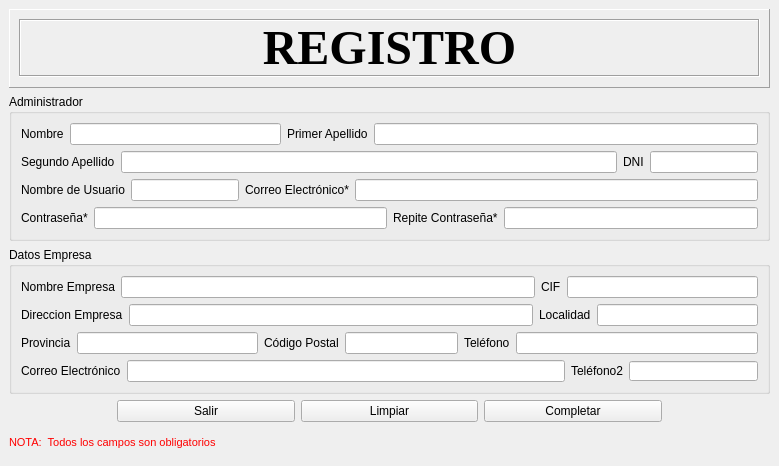
<?xml version="1.0" encoding="UTF-8"?>
<ui version="4.0">
 <class>WindowNuevaEmpresa</class>
 <widget class="QMainWindow" name="WindowNuevaEmpresa">
  <property name="windowModality">
   <enum>Qt::WindowModal</enum>
  </property>
  <property name="geometry">
   <rect>
    <x>0</x>
    <y>0</y>
    <width>779</width>
    <height>466</height>
   </rect>
  </property>
  <property name="sizePolicy">
   <sizepolicy hsizetype="Fixed" vsizetype="Fixed">
    <horstretch>0</horstretch>
    <verstretch>0</verstretch>
   </sizepolicy>
  </property>
  <property name="minimumSize">
   <size>
    <width>779</width>
    <height>466</height>
   </size>
  </property>
  <property name="maximumSize">
   <size>
    <width>779</width>
    <height>466</height>
   </size>
  </property>
  <property name="windowTitle">
   <string>MainWindow</string>
  </property>
  <property name="windowIcon">
   <iconset>
    <normaloff>:/coffee.ico</normaloff>:/coffee.ico</iconset>
  </property>
  <widget class="QWidget" name="centralwidget">
   <layout class="QGridLayout" name="gridLayout_5">
    <item row="1" column="0">
     <widget class="QLabel" name="label_8">
      <property name="text">
       <string>&lt;!DOCTYPE HTML PUBLIC &quot;-//W3C//DTD HTML 4.0//EN&quot; &quot;http://www.w3.org/TR/REC-html40/strict.dtd&quot;&gt;
&lt;html&gt;&lt;head&gt;&lt;meta name=&quot;qrichtext&quot; content=&quot;1&quot; /&gt;&lt;style type=&quot;text/css&quot;&gt;
p, li { white-space: pre-wrap; }
&lt;/style&gt;&lt;/head&gt;&lt;body style=&quot; font-family:'MS Shell Dlg 2'; font-size:8.25pt; font-weight:400; font-style:normal;&quot;&gt;
&lt;p style=&quot; margin-top:0px; margin-bottom:0px; margin-left:0px; margin-right:0px; -qt-block-indent:0; text-indent:0px;&quot;&gt;&lt;span style=&quot; font-size:8pt; color:#ff0000;&quot;&gt;NOTA:  Todos los campos son obligatorios&lt;/span&gt;&lt;/p&gt;&lt;/body&gt;&lt;/html&gt;</string>
      </property>
     </widget>
    </item>
    <item row="0" column="0">
     <layout class="QVBoxLayout" name="verticalLayout_3">
      <item>
       <layout class="QVBoxLayout" name="verticalLayout">
        <item>
         <widget class="QFrame" name="frame_2">
          <property name="sizePolicy">
           <sizepolicy hsizetype="Preferred" vsizetype="Fixed">
            <horstretch>0</horstretch>
            <verstretch>0</verstretch>
           </sizepolicy>
          </property>
          <property name="minimumSize">
           <size>
            <width>451</width>
            <height>79</height>
           </size>
          </property>
          <property name="frameShape">
           <enum>QFrame::Panel</enum>
          </property>
          <property name="frameShadow">
           <enum>QFrame::Raised</enum>
          </property>
          <layout class="QVBoxLayout" name="verticalLayout_2">
           <item>
            <widget class="QLabel" name="labelPrincipal">
             <property name="sizePolicy">
              <sizepolicy hsizetype="Preferred" vsizetype="Fixed">
               <horstretch>0</horstretch>
               <verstretch>0</verstretch>
              </sizepolicy>
             </property>
             <property name="font">
              <font>
               <family>Georgia</family>
               <pointsize>36</pointsize>
               <weight>75</weight>
               <italic>false</italic>
               <bold>true</bold>
              </font>
             </property>
             <property name="acceptDrops">
              <bool>false</bool>
             </property>
             <property name="frameShape">
              <enum>QFrame::Box</enum>
             </property>
             <property name="frameShadow">
              <enum>QFrame::Sunken</enum>
             </property>
             <property name="text">
              <string>REGISTRO</string>
             </property>
             <property name="alignment">
              <set>Qt::AlignCenter</set>
             </property>
            </widget>
           </item>
          </layout>
         </widget>
        </item>
        <item>
         <widget class="QGroupBox" name="groupBox">
          <property name="title">
           <string>Administrador</string>
          </property>
          <layout class="QGridLayout" name="gridLayout">
           <item row="0" column="0">
            <layout class="QHBoxLayout" name="horizontalLayout_7">
             <item>
              <widget class="QLabel" name="lbNombre">
               <property name="sizePolicy">
                <sizepolicy hsizetype="Fixed" vsizetype="Preferred">
                 <horstretch>0</horstretch>
                 <verstretch>0</verstretch>
                </sizepolicy>
               </property>
               <property name="text">
                <string>Nombre</string>
               </property>
              </widget>
             </item>
             <item>
              <widget class="QLineEdit" name="leNombre">
               <property name="sizePolicy">
                <sizepolicy hsizetype="Fixed" vsizetype="Fixed">
                 <horstretch>0</horstretch>
                 <verstretch>0</verstretch>
                </sizepolicy>
               </property>
               <property name="minimumSize">
                <size>
                 <width>211</width>
                 <height>0</height>
                </size>
               </property>
               <property name="maxLength">
                <number>50</number>
               </property>
              </widget>
             </item>
             <item>
              <widget class="QLabel" name="lbApellido1">
               <property name="text">
                <string>Primer Apellido</string>
               </property>
              </widget>
             </item>
             <item>
              <widget class="QLineEdit" name="leApellido1">
               <property name="sizePolicy">
                <sizepolicy hsizetype="Expanding" vsizetype="Maximum">
                 <horstretch>0</horstretch>
                 <verstretch>0</verstretch>
                </sizepolicy>
               </property>
               <property name="maxLength">
                <number>50</number>
               </property>
              </widget>
             </item>
            </layout>
           </item>
           <item row="1" column="0">
            <layout class="QHBoxLayout" name="horizontalLayout_8">
             <item>
              <widget class="QLabel" name="lbApellido2">
               <property name="text">
                <string>Segundo Apellido</string>
               </property>
              </widget>
             </item>
             <item>
              <widget class="QLineEdit" name="leApellido2">
               <property name="sizePolicy">
                <sizepolicy hsizetype="Expanding" vsizetype="Preferred">
                 <horstretch>0</horstretch>
                 <verstretch>0</verstretch>
                </sizepolicy>
               </property>
               <property name="maxLength">
                <number>50</number>
               </property>
              </widget>
             </item>
             <item>
              <widget class="QLabel" name="lbDNI">
               <property name="text">
                <string>DNI</string>
               </property>
              </widget>
             </item>
             <item>
              <widget class="QLineEdit" name="leDNI">
               <property name="sizePolicy">
                <sizepolicy hsizetype="Fixed" vsizetype="Fixed">
                 <horstretch>0</horstretch>
                 <verstretch>0</verstretch>
                </sizepolicy>
               </property>
               <property name="text">
                <string/>
               </property>
               <property name="maxLength">
                <number>9</number>
               </property>
              </widget>
             </item>
            </layout>
           </item>
           <item row="2" column="0">
            <layout class="QHBoxLayout" name="horizontalLayout_3">
             <item>
              <widget class="QLabel" name="lbUsuario">
               <property name="text">
                <string>Nombre de Usuario</string>
               </property>
              </widget>
             </item>
             <item>
              <widget class="QLineEdit" name="leUsuario">
               <property name="sizePolicy">
                <sizepolicy hsizetype="Preferred" vsizetype="Fixed">
                 <horstretch>0</horstretch>
                 <verstretch>0</verstretch>
                </sizepolicy>
               </property>
               <property name="text">
                <string/>
               </property>
               <property name="maxLength">
                <number>20</number>
               </property>
              </widget>
             </item>
             <item>
              <widget class="QLabel" name="lbCorreo">
               <property name="text">
                <string>Correo Electrónico*</string>
               </property>
              </widget>
             </item>
             <item>
              <widget class="QLineEdit" name="leCorreo">
               <property name="maxLength">
                <number>100</number>
               </property>
              </widget>
             </item>
            </layout>
           </item>
           <item row="3" column="0">
            <layout class="QHBoxLayout" name="horizontalLayout_9">
             <item>
              <layout class="QHBoxLayout" name="horizontalLayout_2">
               <item>
                <widget class="QLabel" name="lbPass">
                 <property name="text">
                  <string>Contraseña*</string>
                 </property>
                </widget>
               </item>
               <item>
                <widget class="QLineEdit" name="lePass">
                 <property name="maxLength">
                  <number>12</number>
                 </property>
                 <property name="echoMode">
                  <enum>QLineEdit::Password</enum>
                 </property>
                </widget>
               </item>
              </layout>
             </item>
             <item>
              <layout class="QHBoxLayout" name="horizontalLayout">
               <item>
                <widget class="QLabel" name="lbRepitePass">
                 <property name="text">
                  <string>Repite Contraseña*</string>
                 </property>
                </widget>
               </item>
               <item>
                <widget class="QLineEdit" name="leRepitePass">
                 <property name="maxLength">
                  <number>12</number>
                 </property>
                 <property name="echoMode">
                  <enum>QLineEdit::Password</enum>
                 </property>
                </widget>
               </item>
              </layout>
             </item>
            </layout>
           </item>
          </layout>
         </widget>
        </item>
        <item>
         <widget class="QGroupBox" name="groupBox_2">
          <property name="title">
           <string>Datos Empresa</string>
          </property>
          <layout class="QGridLayout" name="gridLayout_2">
           <item row="0" column="0" colspan="2">
            <layout class="QHBoxLayout" name="horizontalLayout_4">
             <item>
              <widget class="QLabel" name="lbNombreEmpresa">
               <property name="text">
                <string>Nombre Empresa</string>
               </property>
              </widget>
             </item>
             <item>
              <widget class="QLineEdit" name="leNombreEmpresa">
               <property name="sizePolicy">
                <sizepolicy hsizetype="Expanding" vsizetype="Fixed">
                 <horstretch>0</horstretch>
                 <verstretch>0</verstretch>
                </sizepolicy>
               </property>
               <property name="maxLength">
                <number>50</number>
               </property>
              </widget>
             </item>
             <item>
              <widget class="QLabel" name="label">
               <property name="text">
                <string>CIF</string>
               </property>
              </widget>
             </item>
             <item>
              <widget class="QLineEdit" name="leCIF">
               <property name="sizePolicy">
                <sizepolicy hsizetype="Fixed" vsizetype="Fixed">
                 <horstretch>0</horstretch>
                 <verstretch>0</verstretch>
                </sizepolicy>
               </property>
               <property name="minimumSize">
                <size>
                 <width>191</width>
                 <height>0</height>
                </size>
               </property>
               <property name="text">
                <string/>
               </property>
               <property name="maxLength">
                <number>19</number>
               </property>
              </widget>
             </item>
            </layout>
           </item>
           <item row="1" column="0" colspan="2">
            <layout class="QHBoxLayout" name="horizontalLayout_5">
             <item>
              <widget class="QLabel" name="label_2">
               <property name="text">
                <string>Direccion Empresa</string>
               </property>
              </widget>
             </item>
             <item>
              <widget class="QLineEdit" name="leDireccionEmpresa">
               <property name="text">
                <string/>
               </property>
               <property name="maxLength">
                <number>100</number>
               </property>
              </widget>
             </item>
             <item>
              <widget class="QLabel" name="label_3">
               <property name="text">
                <string>Localidad</string>
               </property>
              </widget>
             </item>
             <item>
              <widget class="QLineEdit" name="leLocalidad">
               <property name="sizePolicy">
                <sizepolicy hsizetype="Fixed" vsizetype="Fixed">
                 <horstretch>0</horstretch>
                 <verstretch>0</verstretch>
                </sizepolicy>
               </property>
               <property name="minimumSize">
                <size>
                 <width>161</width>
                 <height>0</height>
                </size>
               </property>
               <property name="text">
                <string/>
               </property>
               <property name="maxLength">
                <number>50</number>
               </property>
              </widget>
             </item>
            </layout>
           </item>
           <item row="2" column="0" colspan="2">
            <layout class="QHBoxLayout" name="horizontalLayout_6">
             <item>
              <widget class="QLabel" name="label_4">
               <property name="text">
                <string>Provincia</string>
               </property>
              </widget>
             </item>
             <item>
              <widget class="QLineEdit" name="leProvincia">
               <property name="sizePolicy">
                <sizepolicy hsizetype="Fixed" vsizetype="Fixed">
                 <horstretch>0</horstretch>
                 <verstretch>0</verstretch>
                </sizepolicy>
               </property>
               <property name="minimumSize">
                <size>
                 <width>181</width>
                 <height>0</height>
                </size>
               </property>
               <property name="maxLength">
                <number>50</number>
               </property>
              </widget>
             </item>
             <item>
              <widget class="QLabel" name="label_5">
               <property name="text">
                <string>Código Postal</string>
               </property>
              </widget>
             </item>
             <item>
              <widget class="QLineEdit" name="leCP">
               <property name="sizePolicy">
                <sizepolicy hsizetype="Fixed" vsizetype="Fixed">
                 <horstretch>0</horstretch>
                 <verstretch>0</verstretch>
                </sizepolicy>
               </property>
               <property name="minimumSize">
                <size>
                 <width>113</width>
                 <height>0</height>
                </size>
               </property>
               <property name="inputMask">
                <string/>
               </property>
               <property name="maxLength">
                <number>5</number>
               </property>
              </widget>
             </item>
             <item>
              <widget class="QLabel" name="label_6">
               <property name="text">
                <string>Teléfono</string>
               </property>
              </widget>
             </item>
             <item>
              <widget class="QLineEdit" name="leTelefono1">
               <property name="maxLength">
                <number>9</number>
               </property>
              </widget>
             </item>
            </layout>
           </item>
           <item row="3" column="0">
            <layout class="QHBoxLayout" name="horizontalLayout_10">
             <item>
              <widget class="QLabel" name="label_7">
               <property name="text">
                <string>Correo Electrónico</string>
               </property>
              </widget>
             </item>
             <item>
              <widget class="QLineEdit" name="leCorreoEmpresa">
               <property name="minimumSize">
                <size>
                 <width>331</width>
                 <height>0</height>
                </size>
               </property>
               <property name="maxLength">
                <number>100</number>
               </property>
              </widget>
             </item>
            </layout>
           </item>
           <item row="3" column="1">
            <layout class="QHBoxLayout" name="horizontalLayout_13">
             <item>
              <widget class="QLabel" name="label_9">
               <property name="sizePolicy">
                <sizepolicy hsizetype="Fixed" vsizetype="Fixed">
                 <horstretch>0</horstretch>
                 <verstretch>0</verstretch>
                </sizepolicy>
               </property>
               <property name="minimumSize">
                <size>
                 <width>52</width>
                 <height>13</height>
                </size>
               </property>
               <property name="maximumSize">
                <size>
                 <width>47</width>
                 <height>13</height>
                </size>
               </property>
               <property name="text">
                <string>Teléfono2*</string>
               </property>
              </widget>
             </item>
             <item>
              <widget class="QLineEdit" name="leTelefono2">
               <property name="sizePolicy">
                <sizepolicy hsizetype="Fixed" vsizetype="Fixed">
                 <horstretch>0</horstretch>
                 <verstretch>0</verstretch>
                </sizepolicy>
               </property>
               <property name="minimumSize">
                <size>
                 <width>129</width>
                 <height>20</height>
                </size>
               </property>
               <property name="maximumSize">
                <size>
                 <width>129</width>
                 <height>20</height>
                </size>
               </property>
               <property name="maxLength">
                <number>9</number>
               </property>
              </widget>
             </item>
            </layout>
           </item>
          </layout>
         </widget>
        </item>
       </layout>
      </item>
      <item>
       <layout class="QHBoxLayout" name="horizontalLayout_12">
        <item>
         <spacer name="horizontalSpacer_2">
          <property name="orientation">
           <enum>Qt::Horizontal</enum>
          </property>
          <property name="sizeType">
           <enum>QSizePolicy::Fixed</enum>
          </property>
          <property name="sizeHint" stdset="0">
           <size>
            <width>108</width>
            <height>20</height>
           </size>
          </property>
         </spacer>
        </item>
        <item>
         <layout class="QHBoxLayout" name="horizontalLayout_11">
          <item>
           <widget class="QPushButton" name="pbSalir">
            <property name="sizePolicy">
             <sizepolicy hsizetype="Expanding" vsizetype="Fixed">
              <horstretch>0</horstretch>
              <verstretch>0</verstretch>
             </sizepolicy>
            </property>
            <property name="text">
             <string>Salir</string>
            </property>
           </widget>
          </item>
          <item>
           <widget class="QPushButton" name="pbLimpiar">
            <property name="sizePolicy">
             <sizepolicy hsizetype="Expanding" vsizetype="Fixed">
              <horstretch>0</horstretch>
              <verstretch>0</verstretch>
             </sizepolicy>
            </property>
            <property name="text">
             <string>Limpiar</string>
            </property>
           </widget>
          </item>
          <item>
           <widget class="QPushButton" name="pbCompletar">
            <property name="sizePolicy">
             <sizepolicy hsizetype="Expanding" vsizetype="Fixed">
              <horstretch>0</horstretch>
              <verstretch>0</verstretch>
             </sizepolicy>
            </property>
            <property name="text">
             <string>Completar</string>
            </property>
           </widget>
          </item>
         </layout>
        </item>
        <item>
         <spacer name="horizontalSpacer_3">
          <property name="orientation">
           <enum>Qt::Horizontal</enum>
          </property>
          <property name="sizeType">
           <enum>QSizePolicy::Fixed</enum>
          </property>
          <property name="sizeHint" stdset="0">
           <size>
            <width>108</width>
            <height>20</height>
           </size>
          </property>
         </spacer>
        </item>
       </layout>
      </item>
     </layout>
    </item>
   </layout>
  </widget>
  <widget class="QMenuBar" name="menubar">
   <property name="geometry">
    <rect>
     <x>0</x>
     <y>0</y>
     <width>779</width>
     <height>21</height>
    </rect>
   </property>
  </widget>
 </widget>
 <tabstops>
  <tabstop>leNombre</tabstop>
  <tabstop>leApellido1</tabstop>
  <tabstop>leApellido2</tabstop>
  <tabstop>leDNI</tabstop>
  <tabstop>leUsuario</tabstop>
  <tabstop>leCorreo</tabstop>
  <tabstop>lePass</tabstop>
  <tabstop>leRepitePass</tabstop>
  <tabstop>leNombreEmpresa</tabstop>
  <tabstop>leCIF</tabstop>
  <tabstop>leDireccionEmpresa</tabstop>
  <tabstop>leLocalidad</tabstop>
  <tabstop>leProvincia</tabstop>
  <tabstop>leCP</tabstop>
  <tabstop>leTelefono1</tabstop>
  <tabstop>leCorreoEmpresa</tabstop>
  <tabstop>leTelefono2</tabstop>
  <tabstop>pbSalir</tabstop>
  <tabstop>pbLimpiar</tabstop>
  <tabstop>pbCompletar</tabstop>
 </tabstops>
 <resources/>
 <connections/>
</ui>
